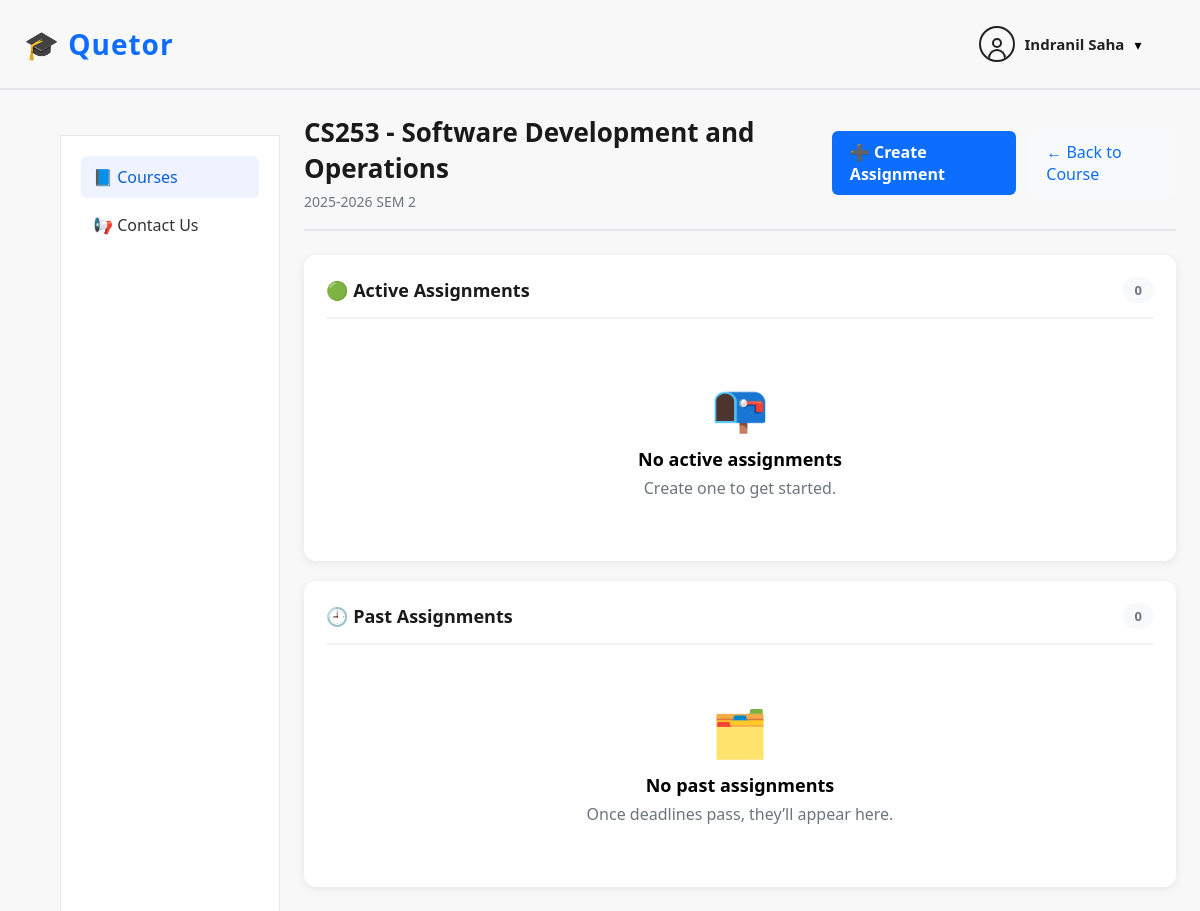
/assignments/1/professor/ (signed in), run on an earlier commit of the app's database.
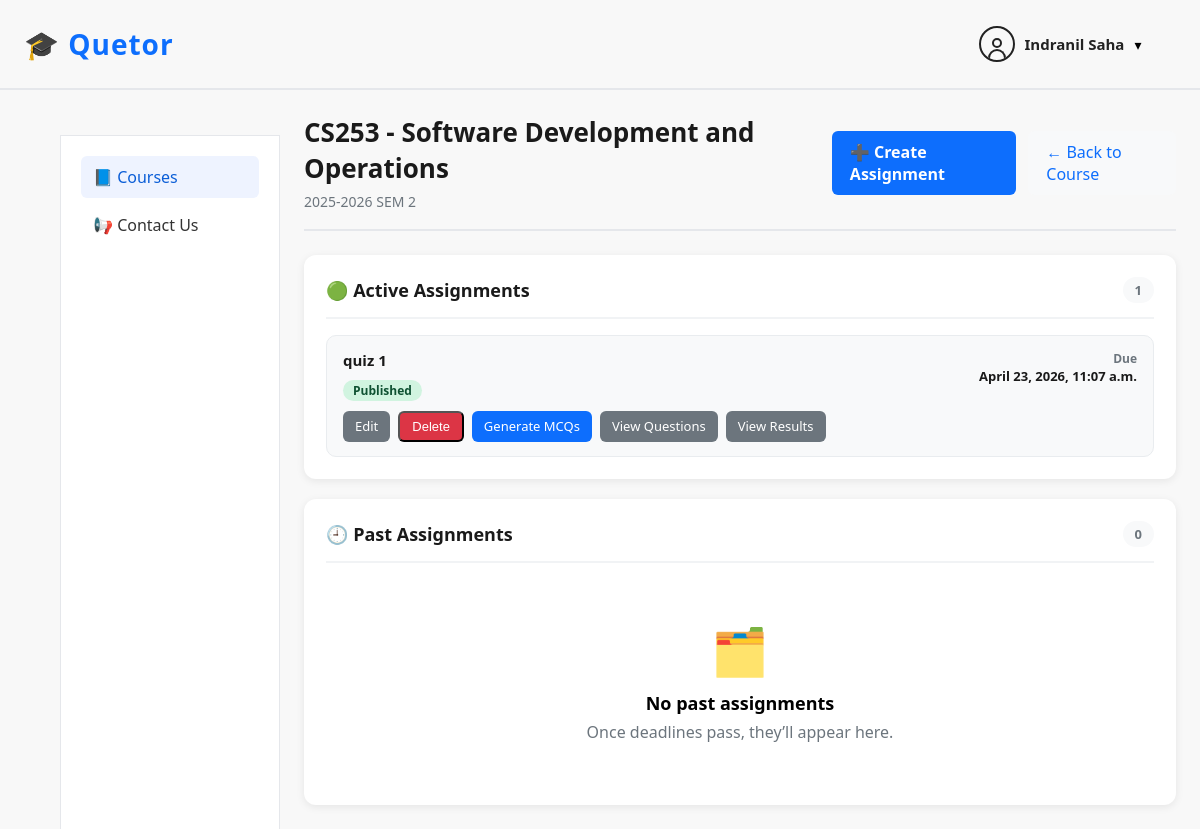
And on a later commit of the database.
### assignments/models.py (models this page shows, shortened)
class Assignment(models.Model):
    course = models.ForeignKey(Course, on_delete=models.CASCADE, related_name="assignments")
    created_by = models.ForeignKey(User, on_delete=models.CASCADE, related_name="created_assignments")
    title = models.CharField(max_length=200)
    description = models.TextField(blank=True)
    due_date = models.DateTimeField()
    duration_minutes = models.PositiveIntegerField(default=20)
    is_published = models.BooleanField(default=True)
    created_at = models.DateTimeField(auto_now_add=True)
    class Meta:
        ordering = ["-due_date", "-created_at"]

### assignments/views.py (the view)
# urls.py: path("<int:course_id>/professor/", professor_assignments, name="professor_assignments"),
@login_required
def professor_assignments(request, course_id: int):
    if not CourseProfessor.objects.filter(course_id=course_id, professor=request.user).exists():
        return redirect("/courses/")
    course = Course.objects.select_related("semester").get(id=course_id)
    now = timezone.now()
    qs = Assignment.objects.filter(course_id=course_id)
    active_assignments = qs.filter(due_date__gte=now).order_by("due_date")
    past_assignments = qs.filter(due_date__lt=now).order_by("-due_date")
    return render(
        request,
        "assignments/professor_assignments.html",
        {
            "course": course,
            "course_id": course_id,
            "active_assignments": active_assignments,
            "past_assignments": past_assignments,
            "nav_active": "courses",
        },
    )

### courses/models.py (called while the page is built)
    def __str__(self):
        return f"{self.year_start}-{self.year_end} SEM {self.sem}"

### templates/assignments/professor_assignments.html (shortened to what the changed rows need)
{% extends "courses/base.html" %}
{% load static %}
{% block content %}
<div class="course-detail-header">
  <div class="course-title-section">
    <h1 class="course-title">{{ course.code }} - {{ course.name }}</h1>
  </div>
</div>
<div class="assignments-layout">
  <div class="section-card">
    <div class="section-header">
      <h2>🟢 Active Assignments</h2>
      <span class="count-badge">{{ active_assignments|length }}</span>
    </div>
    {% if active_assignments %}
      <div class="assignment-list">
        {% for a in active_assignments %}
          <div class="assignment-item">
            <div class="assignment-main">
              <div class="assignment-title">{{ a.title }}</div>
              <div class="assignment-flags">
                {% if a.is_published %}
                  <span class="flag published">Published</span>
                {% else %}
                  <span class="flag draft">Unpublished</span>
                {% endif %}
              </div>
              <div class="assignment-actions">
                <a href="/assignments/{{ course_id }}/professor/{{ a.id }}/edit/" class="small-btn secondary">
                  Edit
                </a>
                <form method="post" action="/assignments/{{ course_id }}/professor/{{ a.id }}/delete/" style="display:inline;">
                  <button type="submit" class="small-btn danger" onclick="return confirm('Delete this assignment and all its questions and answers?');">
                    Delete
                  </button>
                </form>
                <a href="/assignments/{{ course_id }}/professor/{{ a.id }}/generate/" class="small-btn">
                  Generate MCQs
                </a>
                <a href="/assignments/{{ course_id }}/professor/{{ a.id }}/questions/" class="small-btn secondary">
                  View Questions
                </a>
                <a href="/assignments/{{ course_id }}/professor/{{ a.id }}/results/" class="small-btn secondary">
                  View Results
                </a>
              </div>
            </div>
            <div class="assignment-meta">
              <div class="meta-label">Due</div>
              <div class="meta-value">{{ a.due_date }}</div>
            </div>
          </div>
        {% endfor %}
      </div>
    {% else %}
      <div class="empty-state">
        <div class="empty-icon">📭</div>
        <h3>No active assignments</h3>
        <p>Create one to get started.</p>
      </div>
    {% endif %}
  </div>
  <div class="section-card">
    <div class="section-header">
      <h2>🕘 Past Assignments</h2>
    </div>
  </div>
</div>
{% endblock %}

What changed in the data, as far as the page shows it:
added Assignment: title "quiz 1", is_published "Published", due_date "April 23, 2026, 11:07 a.m."
Also different on the page:
{{ active_assignments|length }}: "0" → "1"
text no longer shown: "📭 No active assignments Create one to get started."
